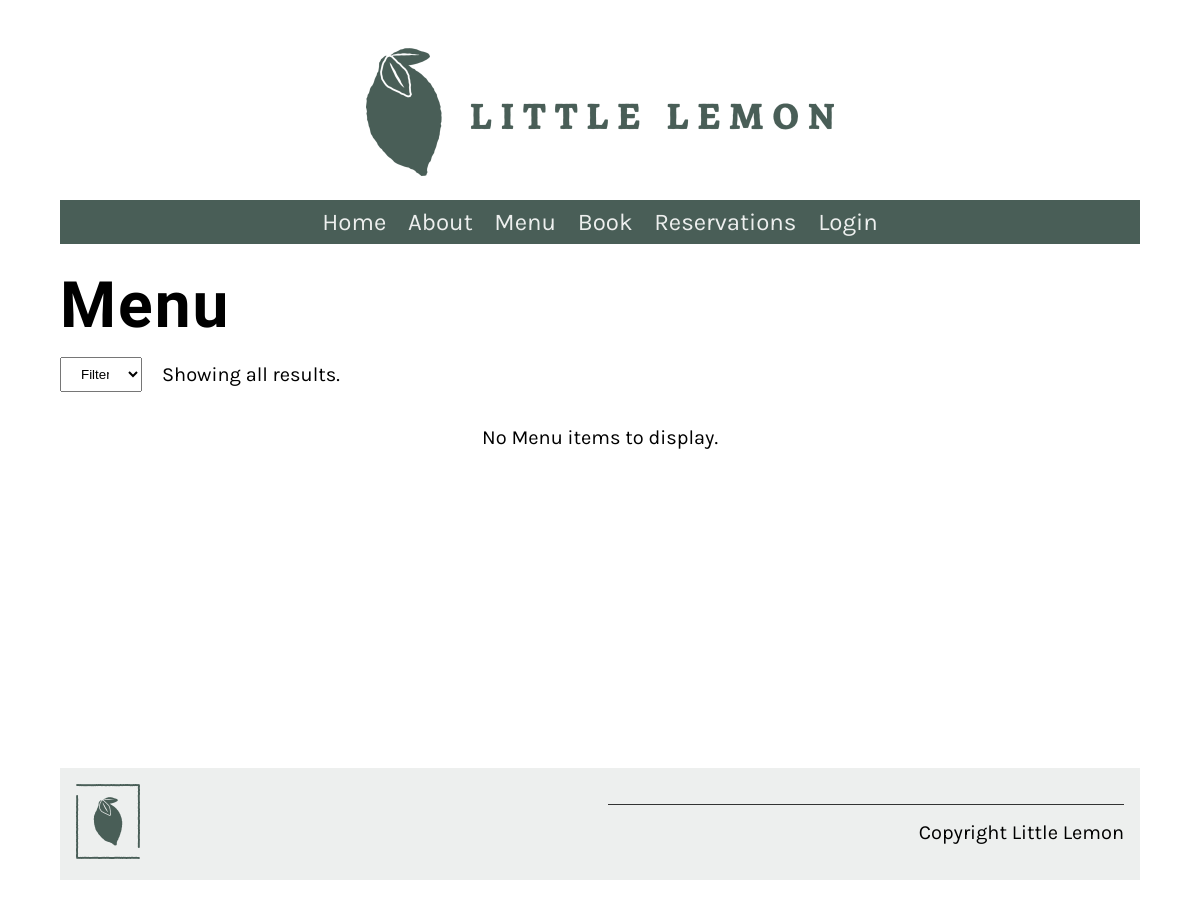
/restaurant/menu/, run on an earlier commit of the app's database.
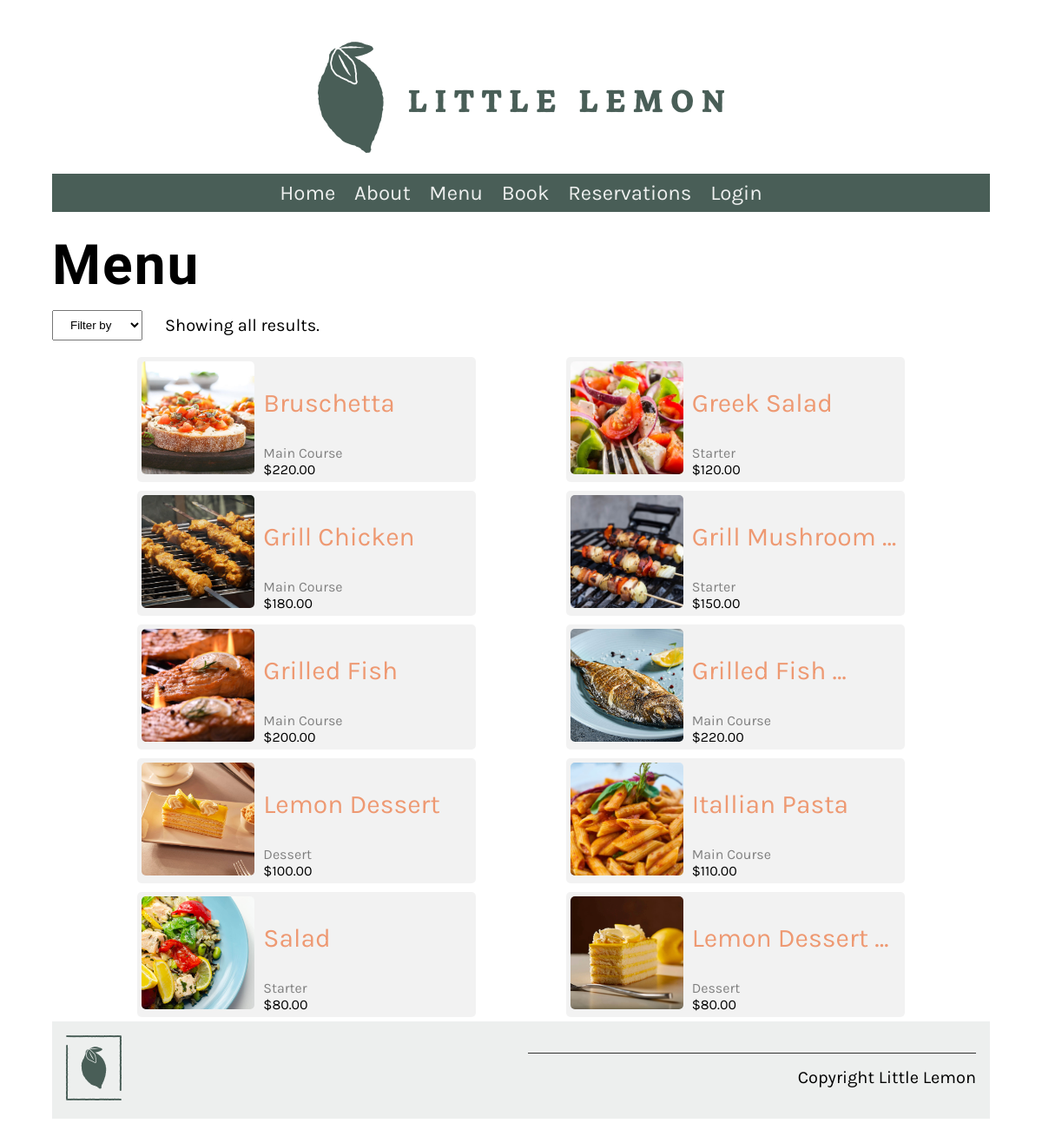
And on a later commit of the database.
### restaurant/models.py (models this page shows, shortened)
class MenuItem(models.Model):
    title = models.CharField(max_length=255, db_index=True)
    price = models.DecimalField(max_digits=6, decimal_places=2, db_index=True)
    featured = models.BooleanField(db_index=True)
    category = models.ForeignKey(Category, on_delete=models.PROTECT)
    pic = models.ImageField(upload_to="reservations/",
                            default=None, blank=True, null=True)

class Category(models.Model):
    title = models.CharField(max_length=255, db_index=True)
    slug = models.SlugField()
    def __str__(self):
        return self.title

### restaurant/views.py (the view)
# urls.py: path('menu/', views.menu, name="lemon-menu"),
def menu(request):
    category = Category.objects.all()
    menu_data = MenuItem.objects.all()
    category_name = ""
    if request.method == "POST":
        category_name = request.POST["filter"]
        if category_name:
                menu_data = menu_data.filter(category__title=category_name)
    if category_name != "":
        category_name = f"Showing results for '{category_name}'."
    else:
        category_name = f"Showing all results."
    result = category_name
    return render(request, 'restaurant/menu.html', {"menu": menu_data, "category":category, "result":result})

### restaurant/templates/restaurant/menu.html (shortened to what this page needs)
{% extends 'restaurant/base.html' %}
{% load static %}
{% block content %}
<h1>Menu</h1>
<div class="form-con">
    <form action="" method="POST" id="filter-cat" enctype="multipart/form-data">
        <select name="filter" id="filter">
            <option value="">Filter by</option>
        </select>
    </form>
    <p id="filter-result">{{result}}</p>
</div>
<div class="menu-container">
    {% for item in menu %}
    <div class="menu-card">
        <a href="{% url 'lemon-menu_item' pk=item.pk %}">
            <div class="menu-img">
                {% if item.pic %}
                <img src="{{item.pic.url}}" alt="{{item.name}}" />
                {% else %}
                <img src="{% static 'img/Grill.jpg' %}" alt="{{ item.name}}" />
                {% endif %}
            </div>
        </a>
        <div>
            <a href="{% url 'lemon-menu_item' pk=item.pk %}"><p class="menu-title">{{ item.title|truncatewords:"2" }}</p></a>
            <span class="menu-cat">{{ item.category }}</span>
            <span class="menu-price">${{ item.price }}</span>
        </div>
    </div>
    {%empty%}
    <p>No Menu items to display.</p>
    {% endfor %}
</div>
{% endblock %}

### restaurant/templates/restaurant/base.html (shortened to what this page needs)
{% load static %}
<!DOCTYPE html>
<html lang="en">
  <head>
    <link
      rel="preload"
      as="style"
      href="{% static 'css/style.css' %}"
      onload="this.rel = 'stylesheet'"
    />
  </head>
  <body>
    {% include 'restaurant/partials/_header.html' %}
    <main>{% block content %} {% endblock %}</main>
    {% include 'restaurant/partials/_footer.html' %}
  </body>
</html>

### restaurant/templates/restaurant/partials/_header.html (shortened to what this page needs)
{% load static %}
<header>
  <img src="{% static 'img/logo.png' %}" />
</header>
<nav>
  <ul>
    <li><a href="{% url 'lemon-home' %}">Home</a></li>
    <li><a href="{% url 'lemon-about' %}">About</a></li>
    <li><a href="{% url 'lemon-menu' %}">Menu</a></li>
    <li><a href="{% url 'lemon-book' %}">Book</a></li>
    <li><a href="{% url 'lemon-reservations' %}">Reservations</a></li>
    {% if user.is_authenticated %}
    <li><a href="{% url 'lemon-cart' %}">Cart</a></li>
    <li><a href="{% url 'lemon-orders' %}">Order</a></li>
    <li><a href="{% url 'lemon-userprofile' %}">Profile</a></li>
    <li><a href="{% url 'lemon-userlogout' %}">Logout</a></li>
    {%else%}
    <li><a href="{% url 'lemon-signin' %}">Login</a></li>
    {%endif%}
  </ul>
</nav>

### restaurant/templates/restaurant/partials/_footer.html
{% load static %}
<footer>
  <article>
    <img src="{% static 'img/logo_footer.png' %}" />
  </article>
  <article>
    <p>Copyright Little Lemon</p>
  </article>
</footer>

### restaurant/static/css/style.css (style rules this page uses)
body { font-family: 'Karla', sans-serif; margin-top: 3rem; margin-bottom: 3rem; margin-left: 5%; margin-right: 5%; }
h1, h2, h3, h4, h5, h6 { font-family: 'Markazi Text', serif; letter-spacing: 2px;; }
h1 { font-size: 4rem; margin-top: 1.5rem; margin-bottom: 0; }
p, ul { font-size: 1.25rem;; }
a { color: #EE9972; text-decoration: none; }
header img { display: block; margin-left: auto; margin-right: auto; max-width: 100%; height: auto; }
nav { background-color: #495E57; margin-top: 1rem; margin-bottom: 1rem; margin-bottom: 0px; }
nav ul { list-style: none; font-size: 1.5rem; text-align: center; padding-inline-start: 0rem; margin-bottom: 0px; }
nav ul li { display: inline-block; margin: 0.5rem; }
nav ul a { color: #EDEFEE; text-decoration: none; }
article { flex:1; }
article img { max-width: 100%; }
main { min-height: 500px; }
input, select { width: 80%; display: block; padding: .5rem 1rem; line-height: 1.5rem; box-sizing: border-box; }
footer { background-color: #EDEFEE; padding: 1rem; display: flex; gap: 2rem 1rem; }
footer img { max-width: 50%; }
footer p { border-top: #333333; border-style: solid; border-width: 0.1rem; border-bottom: none; border-left: none; border-right: none; text-align: right; padding-top: 1rem;; }
.menu-price { display: block; font-size: 1rem; }

### restaurant/templates/restaurant/menu.html (style rules this page uses)
.form-con { display: inline-flex; align-items: center; }
#filter-cat { max-width: 200px; }
.menu-container { display: flex; flex-wrap: wrap; justify-content: space-evenly; }
.menu-card { max-width: 450px; min-width: 380px; padding: 5px; margin: 5px; display: flex; flex-wrap: wrap; background-color: rgba(128, 128, 128, 0.1); border-radius: 5px; }
.menu-title { font-size: 30px; }
.menu-cat { color: gray; }
.menu-img img { width: 130px; height: 130px; margin-right: 10px; border-radius: 5px; object-fit: cover; }

What changed in the data, as far as the page shows it:
added MenuItem: pic (picture), title "Bruschetta", category "Main Course", price "220.00"
added MenuItem: pic (picture), title "Greek Salad", category "Starter", price "120.00"
added MenuItem: pic (picture), title "Grill Chicken", category "Main Course", price "180.00"
added MenuItem: pic (picture), title "Grill Mushroom …", category "Starter", price "150.00"
added MenuItem: pic (picture), title "Grilled Fish", category "Main Course", price "200.00"
added MenuItem: pic (picture), title "Grilled Fish …", category "Main Course", price "220.00"
added MenuItem: pic (picture), title "Lemon Dessert", category "Dessert", price "100.00"
added MenuItem: pic (picture), title "Itallian Pasta", category "Main Course", price "110.00"
added MenuItem: pic (picture), title "Salad", category "Starter", price "80.00"
added MenuItem: pic (picture), title "Lemon Dessert …", category "Dessert", price "80.00"
Also different on the page:
text no longer shown: "No Menu items to display."
